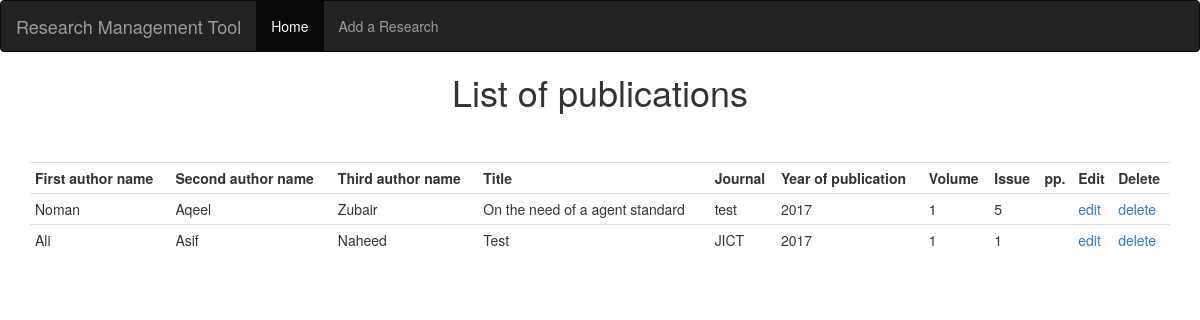
The app's page /app/ with its own data.
### app/models.py (models this page shows)
class Publication(models.Model):
    first_author_name = models.CharField(max_length=50)
    second_author_name = models.CharField(max_length=50)
    third_author_name = models.CharField(max_length=50)
    title = models.CharField(max_length=200,default="")
    journal = models.CharField(max_length=50)
    year_of_publication = models.IntegerField(default=2017)
    volume = models.IntegerField(default=1)
    issue = models.IntegerField(default=1)
    pp = models.CharField(max_length=15)

### app/views.py (the view)
def index(request):
    return render(request, 'index.html', {'pubs':Publication.objects.order_by('year_of_publication')})

### app/templates/index.html (shortened to what this page needs)
<!DOCTYPE html>
<html lang="en">
{% load static %}
<head>
    <link rel="stylesheet" href="{%static '/app/bootstrap/css/bootstrap.css' %}">
</head>
<body>
<nav class="navbar navbar-inverse">
  <div class="container-fluid">
    <div class="navbar-header">
      <a class="navbar-brand" href="/app/">Research Management Tool</a>
    </div>
    <ul class="nav navbar-nav">
      <li class="active"><a href="/app/">Home</a></li>
      <li><a href="add">Add a Research</a></li>
    </ul>
  </div>
</nav>
<h1 align="center">List of publications</h1><br><br>
<div class="container">
<table align="center" class="table table-condensed">
    <tr>
        <th>First author name</th>
        <th>Second author name</th>
        <th>Third author name</th>
        <th>Title</th>
        <th>Journal</th>
        <th>Year of publication</th>
        <th>Volume</th>
        <th>Issue</th>
        <th>pp.</th>
        <th>Edit</th>
        <th>Delete</th>
    </tr>
{% for p in pubs %}
    <tr><td>{{p.first_author_name}}</td>
        <td>{{p.second_author_name}}</td>
        <td>{{p.third_author_name}}</td>
        <td>{{p.title}}</td>
        <td>{{p.journal }}</td>
        <td>{{p.year_of_publication}}</td>
        <td>{{p.volume }}</td>
        <td>{{p.issue }}</td>
        <td>{{pp }}</td>
        <td><a href="/app/edit/{{p.id}}">edit</a></td>
        <td><a href="/app/delete/{{p.id}}">delete</a></td>
    </tr>
{% endfor %}
</table>
</div>
</body>
</html>

### records on screen
Publication: first_author_name "Noman", second_author_name "Aqeel", third_author_name "Zubair", title "On the need of a agent standard", journal "test", year_of_publication "2017", volume "1", issue "5"
Publication: first_author_name "Ali", second_author_name "Asif", third_author_name "Naheed", title "Test", journal "JICT", year_of_publication "2017", volume "1", issue "1"
